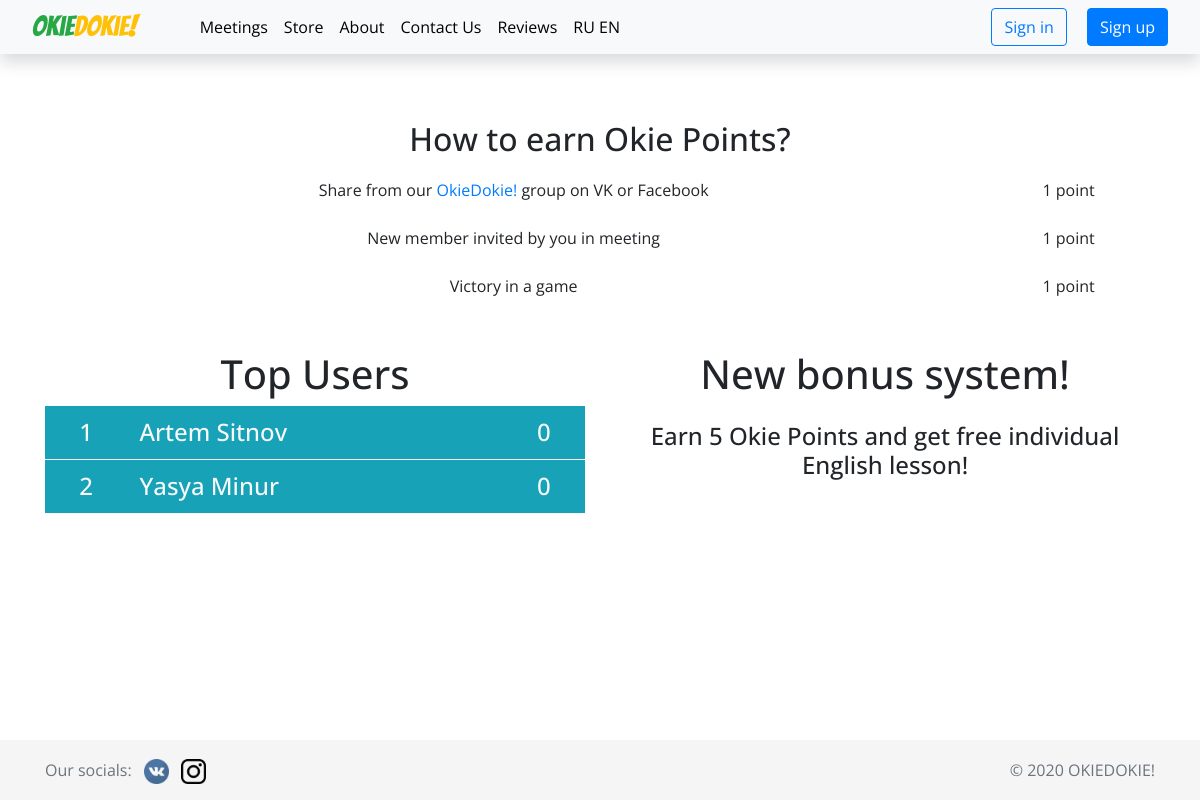
Page /okiepoints on the earlier database version.
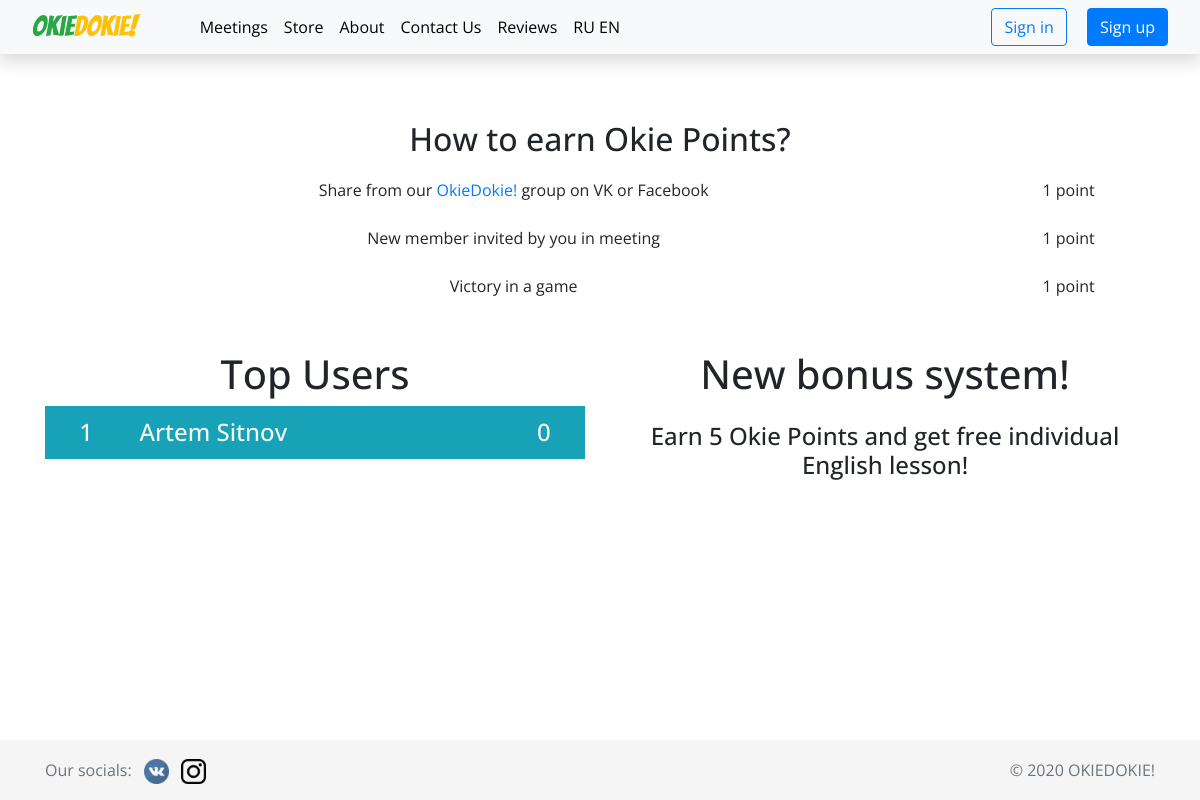
Same page on the later database version.
### okiedokie/models.py (models this page shows, shortened)
class User(db.Model, UserMixin):
    id = db.Column(db.Integer, primary_key=True)
    email = db.Column(db.String(120), unique=True, nullable=False)
    first_name = db.Column(db.String(20), nullable=False)
    last_name = db.Column(db.String(20), nullable=False)
    age = db.Column(db.Integer, nullable=False)
    password = db.Column(db.String(60), nullable=False)
    image_file = db.Column(db.String(20), nullable=False, default='default.png')
    points = db.Column(db.Integer, default=0)
    paid_classes = db.Column(db.Integer, default=1)
    attended_classes = db.Column(db.Integer, default=0)
    created_at = db.Column(db.DateTime, default=datetime.now())
    confirmed = db.Column(db.Boolean, nullable=False, default=False)
    is_admin = db.Column(db.Boolean, default=False)
    reviews = db.relationship('Reviews', backref='author', lazy=True)
    payments = db.relationship('Payments', backref='payer', lazy=True)
    signed_users = db.relationship('Events', secondary=signed_users, lazy='subquery',
        backref=db.backref('signed_users', lazy=True))

### okiedokie/main/routes.py (the view)
@main.route('/okiepoints')
def okiepoints():
    top_users = User.query.order_by(User.points.desc()).limit(5).all()
    return render_template('okiepoints.html', top_users=top_users)

### okiedokie/templates/okiepoints.html (shortened to what this page needs)
{% extends 'base.html' %}
{% block body %}
<div class="container mt-5 text-center">
    <p class="h2 ">{{ _('How to earn Okie Points') }}?</p>
    <table class="table">
        <tbody>
        <tr>
            <td>{{ _('Share from our') }}  <a href="https://vk.com/public195995603">OkieDokie!</a> {{ _('group on VK or Facebook') }} </td>
            <td>1 point</td>
        </tr>
        <tr>
            <td>{{ _('New member invited by you in meeting') }}</td>
            <td>1 point</td>
        </tr>
        <tr>
            <td>{{ _('Victory in a game') }}</td>
            <td>1 point</td>
        </tr>
        <tr>
            <td></td>
        </tr>
        </tbody>
    </table>
    <div class="row">
        <div class="col">
            <table class="table">
                <thead>
                <div class="mb-2 h1">{{ _('Top Users') }} </div>
                </thead>
                {% for user in top_users %}
                <tr class="bg-info rounded text-light border-bottom border-light h4">
                    <td>{{ loop.index }}</td>
                    <td class="h4 text-left">{{ user.first_name }} {{ user.last_name }}</td>
                    <td class="h4">{{ user.points }}</td>
                </tr>
                {% endfor %}
            </table>
        </div>
        <div class="col">
            <p class="h1">{{ _('New bonus system') }}!</p>
            <p class="h4 mt-4">{{ _('Earn 5 Okie Points and get free individual English lesson') }}!</p>
        </div>
    </div>
</div>
{% endblock body %}

Differences in the rows shown:
removed User: first_name "Yasya", last_name "Minur", points "0"
